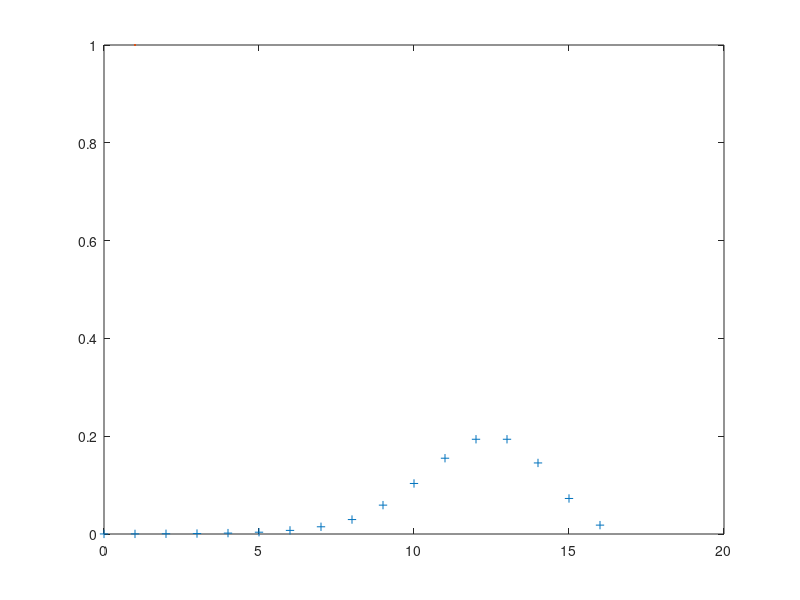

Write MATLAB code to recreate this figure.
%% A communication channel with RED
% A communication protocol uses a variant of RED – Random Early Detection – to perform flow control. 

% The buffer have a size N = 16. 
% Packets arrive at rate l = 200 pkt / sec and are transmitted at a rate µ = 100 pkt / sec. 

% Whenever there are less than N0 = 8 packets in the buffer, new packets are always accepted and increase the queue length. 
% If there are more than n > N0 packets, new arrivals are discarded with probability p(n) = min(1, (n – N0) / (N – N0)) .

% Considering that all timings are exponentially distributed:
%   • Model the system with a birth death process, where the population count represents the occupation of the buffer. 
%     In particular, use the following expressions for li and µi:
%       li =    l               if i < N0
%               l*(N-i)/(N-N0)  if N0 <= i < N
%       µi = µ
%   • Determine and plot the steady state distribution of the buffer occupation [for 0 ≤ i ≤ N].
%     Please note that since the birth probability becomes zero for i ≥ N, infinite summations can be truncated at i = N


%% Probabilities of the last 7 population values p10,...,p16

N = 16;
lambda = 200; 
mu = 100;
N0 = 8;

pn = zeros(1, N+1);
pd = zeros(1, N+1);

pn(1,1) = 0;
pd(1,1) = 0;

for i = 0:N-1
    if i < N0
        lambdai = lambda;
    else
        lambdai = lambda*(N-i)/(N-N0);
    end
    mi = mu;
    pn(1, i+2) = pn(1,i+1) + log(lambdai);
    pd(1, i+2) = pd(1,i+1) + log(mi);
end 

p = exp(pn - pd);
p = p / sum(p);

disp(p(1,N-7+2:N+1))

%% Plot of the buffer length distribution
plot((0:N),p, "+", LineWidth=1);